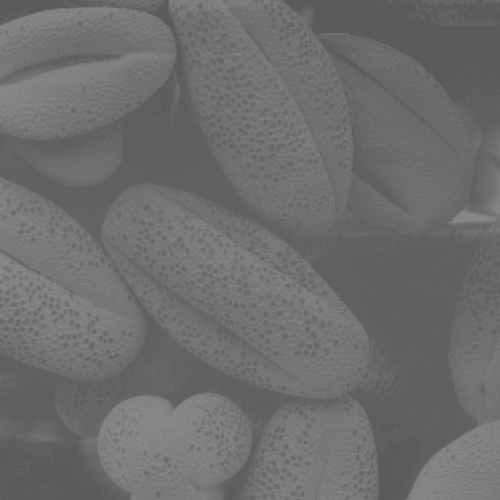
%> input picture Image-HW2/hw2_problem1.tif, 500 x 500 px
$ octave equalization.m   (GNU Octave 9; MATLAB toolbox functions it lacks are replaced by stand-ins)
%> lines starting %> are read from the running program, lines starting %| are printed output that depends on the picture
A=imread('hw2_problem1.tif');
%> A is the input picture: size 500x500 uint8; min 91, max 138, mean 109.1
figure
subplot(3,2,1)
imshow(A)
subplot(3,2,2)
imhist(A,64) %Displaying Input image and its histogram

bin=255; %Specify the bin range[0 255]
Val=reshape(A,[],1);
Val=double(Val);
I=hist(Val,0:bin);
%> I = 256 values, max 19078 at index 97, min 0 at index 1, mean 976.6
Output=I/numel(A); %Divide the result by number of pixels
%> Output = 256 values, max 0.0763 at index 97, min 0 at index 1, mean 0.00391
CSum=cumsum(Output); %Calculate the Cumlative sum
%> CSum = 256 values from 0 to 1
HIm=CSum(A+1); %Perform the transformation S=T(R) where S and R in the range [ 0 1]
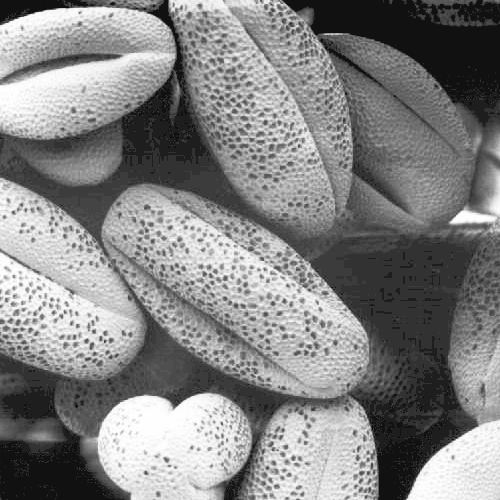
%> HIm: size 500x500 double; min 0.07, max 1, mean 0.517
HIm=uint8(HIm*bin); %HIm is the final image
%> HIm: size 500x500 uint8
subplot(3,2,3)
imshow(HIm)
subplot(3,2,4)
imhist(HIm,64) %Displaying output image of my algorithm and its histogram

J = histeq(A);
subplot(3,2,5)
imshow(J)
subplot(3,2,6)
imhist(J,64) %Displaying output image of histeq function and its histogram
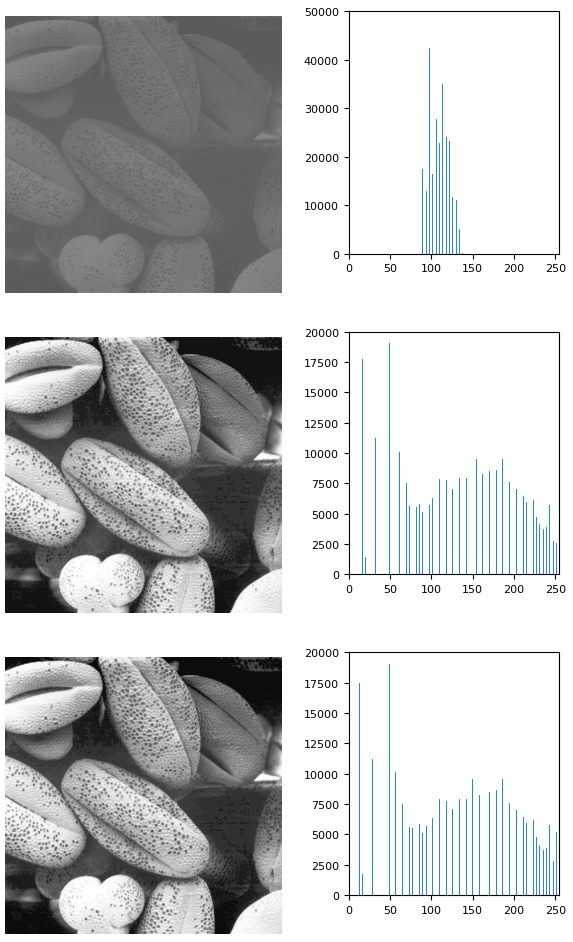
%> figure redrawn from the program's plot data, 6 panels
